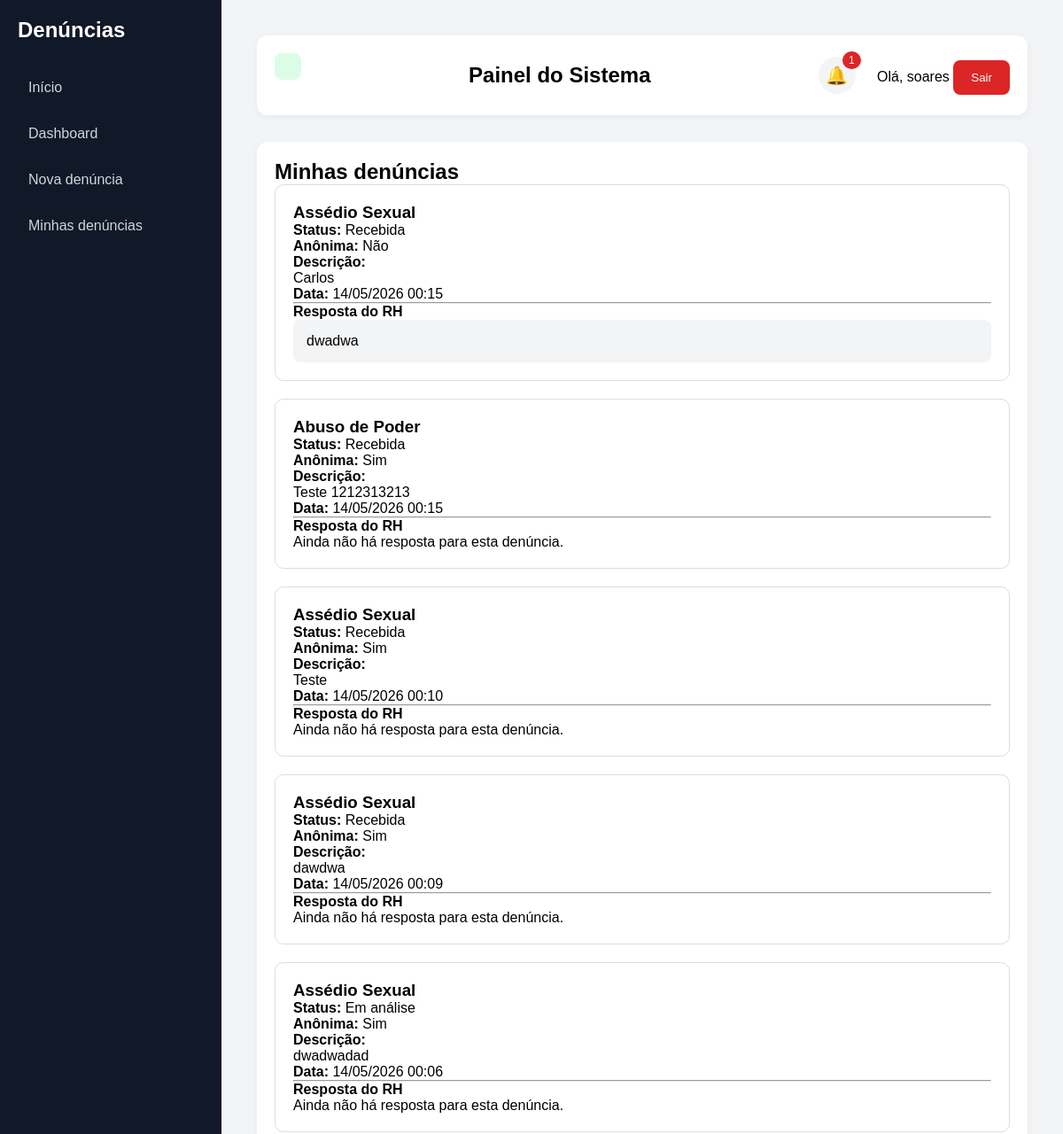
The app's page /minhas-denuncias/ (signed in, upper part), older data.
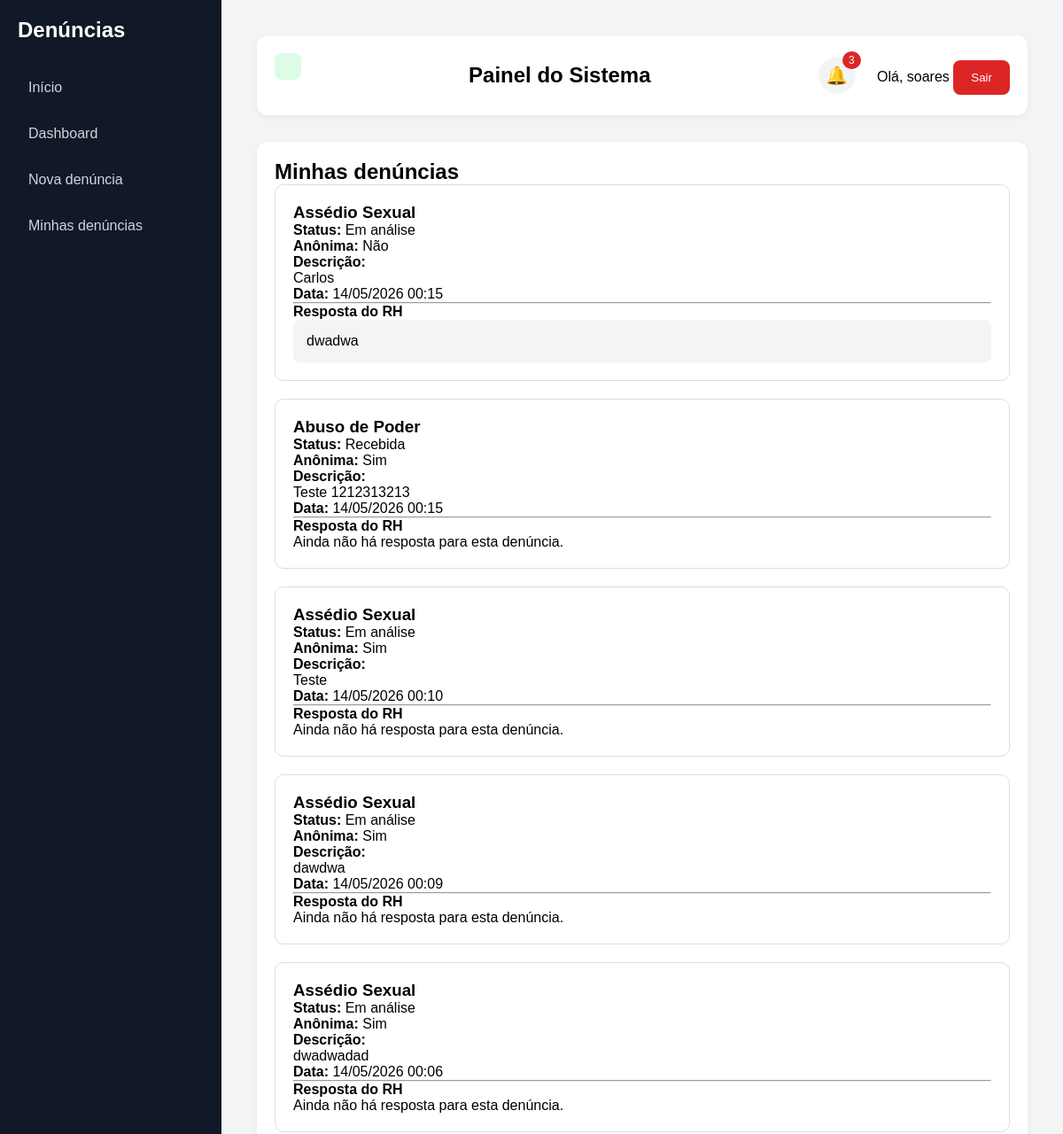
The same page, newer data.
### denuncias/models.py (models this page shows, shortened)
class Denuncia(models.Model):
    TIPOS = [
        ("moral", "Assédio Moral"),
        ("sexual", "Assédio Sexual"),
        ("abuso", "Abuso de Poder"),
    ]
    STATUS = [
        ("recebida", "Recebida"),
        ("analise", "Em análise"),
        ("resolvida", "Resolvida"),
    ]
    usuario = models.ForeignKey(User, on_delete=models.SET_NULL, null=True, blank=True)
    descricao = models.TextField()
    tipo = models.CharField(max_length=20, choices=TIPOS)
    anonima = models.BooleanField(default=False)
    status = models.CharField(max_length=20, choices=STATUS, default="recebida")
    data_criacao = models.DateTimeField(auto_now_add=True)
    resposta_rh = models.TextField(blank=True, null=True)
    setor = models.ForeignKey(Setor, on_delete=models.SET_NULL, null=True, blank=True)
    exibir_setor = models.BooleanField(default=True)
    link_anexo = models.URLField(blank=True, null=True)

### denuncias/views.py (the view)
# urls.py: path('minhas-denuncias/', minhas_denuncias,  name='minhas_denuncias'),
@login_required
def minhas_denuncias(request):
    denuncias = Denuncia.objects.filter(usuario=request.user).order_by("-data_criacao")
    return render(request, "denuncias/minhas_denuncias.html", {"denuncias": denuncias})

### denuncias/context_processors.py (called while the page is built, shortened)
def grupos_usuario(request):
    notificacoes = Notificacao.objects.filter(
        usuario=request.user
    ).order_by('-data_criacao')[:5]
    total_nao_lidas = Notificacao.objects.filter(
        usuario=request.user,
        lida=False
    ).count()
    return {
        'ui_rh': request.user.groups.filter(name='RH').exists(),
        'ui_admin': request.user.groups.filter(name='Administrador').exists() or request.user.is_superuser,
        'notificacoes': notificacoes,
        'total_nao_lidas': total_nao_lidas,
    }

### denuncias/templates/denuncias/minhas_denuncias.html
{% extends 'base.html' %}
{% block content %}
<h2>Minhas denúncias</h2>
{% if denuncias %}
    {% for d in denuncias %}
        <div style="
            border:1px solid #ddd;
            border-radius:10px;
            padding:20px;
            margin-bottom:20px;
        ">
            <h3>{{ d.get_tipo_display }}</h3>
            <p>
                <strong>Status:</strong>
                {{ d.get_status_display }}
            </p>
            <p>
                <strong>Anônima:</strong>
                {% if d.anonima %}
                    Sim
                {% else %}
                    Não
                {% endif %}
            </p>
            <p>
                <strong>Descrição:</strong><br>
                {{ d.descricao }}
            </p>
            <p>
                <strong>Data:</strong>
                {{ d.data_criacao|date:"d/m/Y H:i" }}
            </p>
            <hr>
            <h4>Resposta do RH</h4>
            {% if d.resposta_rh %}
                <div style="
                    background:#f3f4f6;
                    padding:15px;
                    border-radius:8px;
                ">
                    {{ d.resposta_rh }}
                </div>
            {% else %}
                <p>
                    Ainda não há resposta para esta denúncia.
                </p>
            {% endif %}
        </div>
    {% endfor %}
{% else %}
    <p>
        Você ainda não possui denúncias cadastradas.
    </p>
{% endif %}
{% endblock %}

### denuncias/templates/base.html (shortened to what this page needs)
<!DOCTYPE html>
<html lang="pt-br">
<head>
</head>
<body>
    <aside>
        <h2>Denúncias</h2>
        <a href="/">Início</a>
        {% if user.is_authenticated %}
        <a href="/dashboard/">Dashboard</a>
        <a href="/denuncia/">Nova denúncia</a>
        <a href="/minhas-denuncias/">Minhas denúncias</a>
        {% else %}
        <a href="/login/">Entrar</a>
        {% endif %}
    </aside>
    <main>
        <div class="topbar">
            <div style="
            background:#dcfce7;
            color:#166534;
            padding:15px;
            border-radius:8px;
            margin-bottom:20px;
        ">
            </div>
            <div>
                <h2>Painel do Sistema</h2>
            </div>
            <div>
                {% if user.is_authenticated %}
                <div class="notification-wrapper">
                    <button type="button" class="notification-bell" onclick="toggleNotifications()">
                        🔔
                        {% if total_nao_lidas > 0 %}
                        <span class="notification-count">
                            {{ total_nao_lidas }}
                        </span>
                        {% endif %}
                    </button>
                </div>
                <span>
                    Olá, {{ user.username }}
                </span>
                <form method="post" action="/logout/" style="display:inline;">
                    <button class="logout-btn" type="submit">
                        Sair
                    </button>
                </form>
                {% endif %}
            </div>
        </div>
        <div class="card">
            {% block content %}
            {% endblock %}
        </div>
    </main>
</body>
</html>

Row changes from the older to the newer data that the page shows:
changed Denuncia "Carlos": status "Recebida" → "Em análise"
changed Denuncia "Teste": status "Recebida" → "Em análise"
changed Denuncia "dawdwa": status "Recebida" → "Em análise"
Text that changed along with them:
{{ total_nao_lidas }}: "1" → "3"
